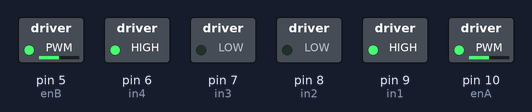
A sketch run on a simulated Arduino Uno, built with avr-gcc and run on an emulated ATmega328P. On the bench: switched loads named in the sketch (green lamp = pin HIGH).

Above: at 0.1 s.
Timing chart, 0 to 1.6 s (numbered marks = the images above):
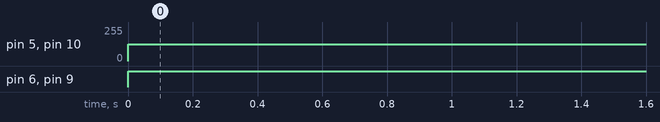

Measured:
- by itself, pin 5 (enB), pin 10 (enA): 0/255 → 127/255 at 0.00 s
- by itself, pin 6 (in4), pin 9 (in1): LOW → HIGH at 0.00 s

The sketch:

runMotors.ino
```cpp
// motor one
int enA = 10;
int in1 = 9;
int in2 = 8;
// motor two
int enB = 5;
int in3 = 7;
int in4 = 6;

//Input buttons to determine direction
int lF = 11;
int lR = 12;

int rF = 4;
int rR = 3;

//Motor modes, 0 off, 1 forward, 2 reverse
int m1 = 0;
int m2 = 0;

void setup() {
  // put your setup code here, to run once:
  pinMode(enA, OUTPUT);
  pinMode(enB, OUTPUT);
  pinMode(in1, OUTPUT);
  pinMode(in2, OUTPUT);
  pinMode(in3, OUTPUT);
  pinMode(in4, OUTPUT);
  pinMode(lF,INPUT);
  pinMode(lR,INPUT);
  pinMode(rF,INPUT);
  pinMode(rR,INPUT);
}

void leftFor(int power){
  //Power should between 0 and 255
  digitalWrite(in1, HIGH);
  digitalWrite(in2, LOW);
  analogWrite(enA, power);
}

void leftRev(int power){
  //Power should between 0 and 255
  digitalWrite(in1, LOW);
  digitalWrite(in2, HIGH);
  analogWrite(enA, power);
}

void leftOff(){
  //Power should between 0 and 255
  digitalWrite(in1, LOW);
  digitalWrite(in2, HIGH);
  analogWrite(enA, 0);
}

void rightFor(int power){
  //Power should between 0 and 255
  digitalWrite(in3, LOW);
  digitalWrite(in4, HIGH);
  analogWrite(enB, power);
}

void rightRev(int power){
  //Power should between 0 and 255
  digitalWrite(in3, HIGH);
  digitalWrite(in4, LOW);
  analogWrite(enB, power);
}

void rightOff(){
  //Power should between 0 and 255
  digitalWrite(in3, HIGH);
  digitalWrite(in4, LOW);
  analogWrite(enB, 0);
}

void loop() {
  leftFor(127);
  rightFor(127);
//  //Reset
//  m1 = 0;
//  m2 = 0;
//
//  //Get states
//  //Left motor
//  if(digitalRead(lF)){
//    m1 = 1;
//  }
//  else if(digitalRead(lR)){
//    m1 = 2;
//  }
//
//  //Right motor
//  if(digitalRead(lF)){
//    m2 = 1;
//  }
//  else if(digitalRead(lR)){
//    m2 = 2;
//  }
//
//  //Left control
//  if(m1 == 0){
//    leftOff();
//  }
//  else if(m1 == 1){
//    leftFor();
//  }
//  else if(m1 == 2){
//    leftRev();
//  }
//
//  //Right control
//   if(m2 == 0){
//    rightOff();
//  }
//  else if(m2 == 1){
//    rightFor();
//  }
//  else if(m2 == 2){
//    rightRev();
//  }

  //TODO CHANGE TO FEEL NATURAL
  delay(250);
}
```
